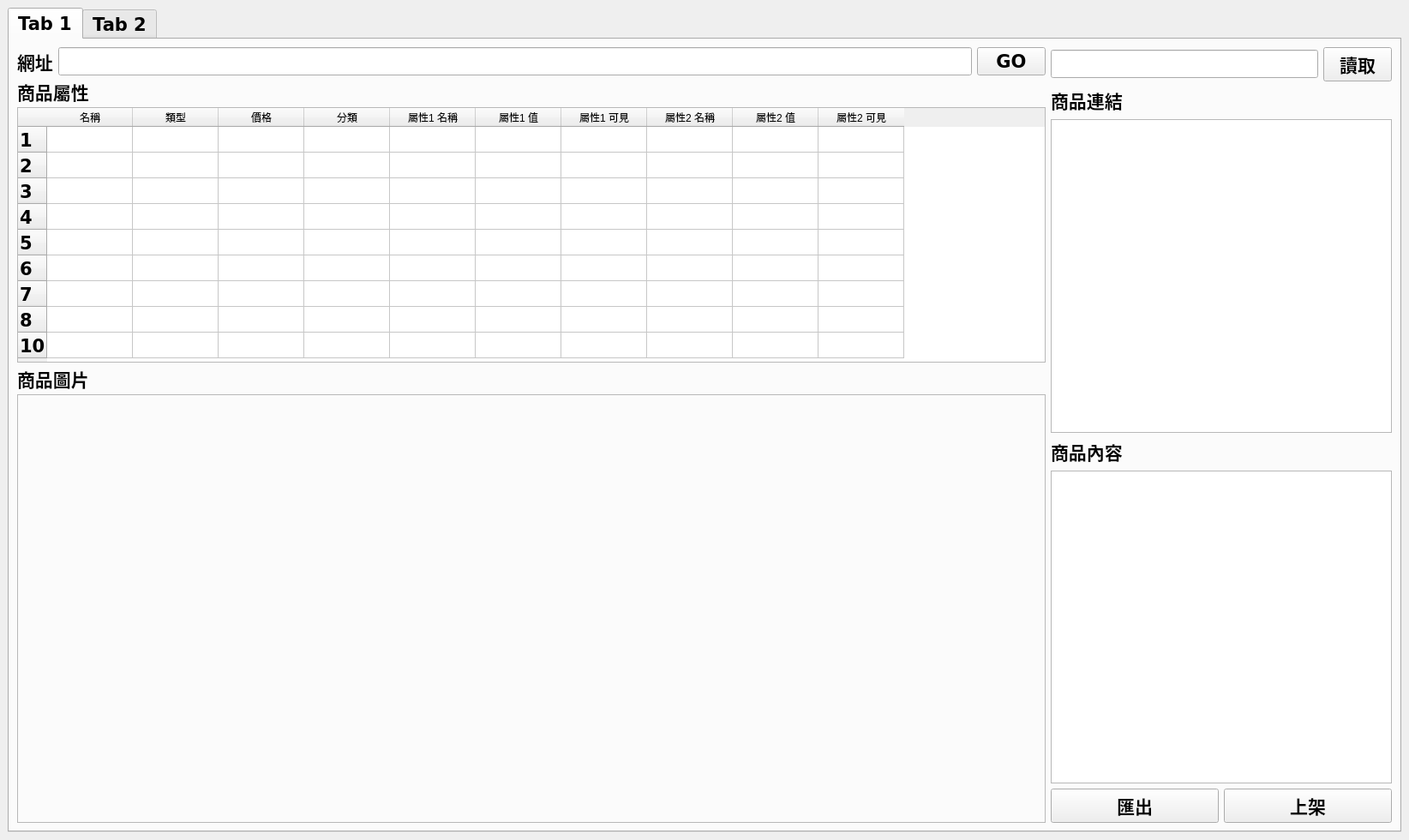
<?xml version="1.0" encoding="UTF-8"?>
<ui version="4.0">
 <class>MainWindow</class>
 <widget class="QMainWindow" name="MainWindow">
  <property name="geometry">
   <rect>
    <x>0</x>
    <y>0</y>
    <width>1644</width>
    <height>980</height>
   </rect>
  </property>
  <property name="font">
   <font>
    <family>DejaVu Sans</family>
    <pointsize>16</pointsize>
    <bold>true</bold>
   </font>
  </property>
  <property name="windowTitle">
   <string>MainWindow</string>
  </property>
  <widget class="QWidget" name="centralwidget">
   <layout class="QGridLayout" name="gridLayout">
    <item row="0" column="0">
     <widget class="QTabWidget" name="tabWidget">
      <property name="currentIndex">
       <number>0</number>
      </property>
      <widget class="QWidget" name="tab">
       <attribute name="title">
        <string>Tab 1</string>
       </attribute>
       <layout class="QGridLayout" name="gridLayout_2">
        <item row="0" column="0">
         <layout class="QHBoxLayout" name="horizontalLayout_4">
          <item>
           <layout class="QVBoxLayout" name="verticalLayout_3">
            <item>
             <layout class="QHBoxLayout" name="horizontalLayout">
              <item>
               <widget class="QLabel" name="label">
                <property name="text">
                 <string>網址</string>
                </property>
               </widget>
              </item>
              <item>
               <widget class="QLineEdit" name="lineEdit_2"/>
              </item>
              <item>
               <widget class="QPushButton" name="pushButton_2">
                <property name="text">
                 <string>GO</string>
                </property>
               </widget>
              </item>
             </layout>
            </item>
            <item>
             <layout class="QVBoxLayout" name="verticalLayout_2">
              <item>
               <widget class="QLabel" name="label_7">
                <property name="maximumSize">
                 <size>
                  <width>16777215</width>
                  <height>25</height>
                 </size>
                </property>
                <property name="text">
                 <string>商品屬性</string>
                </property>
               </widget>
              </item>
              <item>
               <widget class="QTableWidget" name="tableWidget_2">
                <property name="maximumSize">
                 <size>
                  <width>16777215</width>
                  <height>300</height>
                 </size>
                </property>
                <row>
                 <property name="text">
                  <string>1</string>
                 </property>
                </row>
                <row>
                 <property name="text">
                  <string>2</string>
                 </property>
                </row>
                <row>
                 <property name="text">
                  <string>3</string>
                 </property>
                </row>
                <row>
                 <property name="text">
                  <string>4</string>
                 </property>
                </row>
                <row>
                 <property name="text">
                  <string>5</string>
                 </property>
                </row>
                <row>
                 <property name="text">
                  <string>6</string>
                 </property>
                </row>
                <row>
                 <property name="text">
                  <string>7</string>
                 </property>
                </row>
                <row>
                 <property name="text">
                  <string>8</string>
                 </property>
                </row>
                <row>
                 <property name="text">
                  <string>10</string>
                 </property>
                </row>
                <column>
                 <property name="text">
                  <string>名稱</string>
                 </property>
                </column>
                <column>
                 <property name="text">
                  <string>類型</string>
                 </property>
                </column>
                <column>
                 <property name="text">
                  <string>價格</string>
                 </property>
                </column>
                <column>
                 <property name="text">
                  <string>分類</string>
                 </property>
                </column>
                <column>
                 <property name="text">
                  <string>屬性1 名稱</string>
                 </property>
                </column>
                <column>
                 <property name="text">
                  <string>屬性1 值</string>
                 </property>
                </column>
                <column>
                 <property name="text">
                  <string>屬性1 可見</string>
                 </property>
                </column>
                <column>
                 <property name="text">
                  <string>屬性2 名稱</string>
                 </property>
                </column>
                <column>
                 <property name="text">
                  <string>屬性2 值</string>
                 </property>
                </column>
                <column>
                 <property name="text">
                  <string>屬性2 可見</string>
                 </property>
                </column>
               </widget>
              </item>
             </layout>
            </item>
            <item>
             <layout class="QVBoxLayout" name="verticalLayout">
              <item>
               <widget class="QLabel" name="label_6">
                <property name="maximumSize">
                 <size>
                  <width>16777215</width>
                  <height>25</height>
                 </size>
                </property>
                <property name="text">
                 <string>商品圖片</string>
                </property>
               </widget>
              </item>
              <item>
               <widget class="QFrame" name="frame">
                <property name="minimumSize">
                 <size>
                  <width>1200</width>
                  <height>500</height>
                 </size>
                </property>
                <property name="frameShape">
                 <enum>QFrame::StyledPanel</enum>
                </property>
                <property name="frameShadow">
                 <enum>QFrame::Raised</enum>
                </property>
               </widget>
              </item>
             </layout>
            </item>
           </layout>
          </item>
          <item>
           <layout class="QVBoxLayout" name="verticalLayout_6">
            <item>
             <layout class="QHBoxLayout" name="horizontalLayout_2">
              <item>
               <widget class="QLineEdit" name="lineEdit"/>
              </item>
              <item>
               <widget class="QPushButton" name="pushButton">
                <property name="text">
                 <string>讀取</string>
                </property>
               </widget>
              </item>
             </layout>
            </item>
            <item>
             <layout class="QVBoxLayout" name="verticalLayout_4">
              <item>
               <widget class="QLabel" name="label_8">
                <property name="text">
                 <string>商品連結</string>
                </property>
               </widget>
              </item>
              <item>
               <widget class="QTableWidget" name="tableWidget"/>
              </item>
             </layout>
            </item>
            <item>
             <layout class="QVBoxLayout" name="verticalLayout_5">
              <item>
               <widget class="QLabel" name="label_5">
                <property name="text">
                 <string>商品內容</string>
                </property>
               </widget>
              </item>
              <item>
               <widget class="QPlainTextEdit" name="plainTextEdit"/>
              </item>
             </layout>
            </item>
            <item>
             <layout class="QHBoxLayout" name="horizontalLayout_3">
              <item>
               <widget class="QPushButton" name="pushButton_4">
                <property name="text">
                 <string>匯出</string>
                </property>
               </widget>
              </item>
              <item>
               <widget class="QPushButton" name="pushButton_5">
                <property name="text">
                 <string>上架</string>
                </property>
               </widget>
              </item>
             </layout>
            </item>
           </layout>
          </item>
         </layout>
        </item>
       </layout>
      </widget>
      <widget class="QWidget" name="tab_2">
       <attribute name="title">
        <string>Tab 2</string>
       </attribute>
      </widget>
     </widget>
    </item>
   </layout>
  </widget>
 </widget>
 <resources/>
 <connections/>
</ui>
